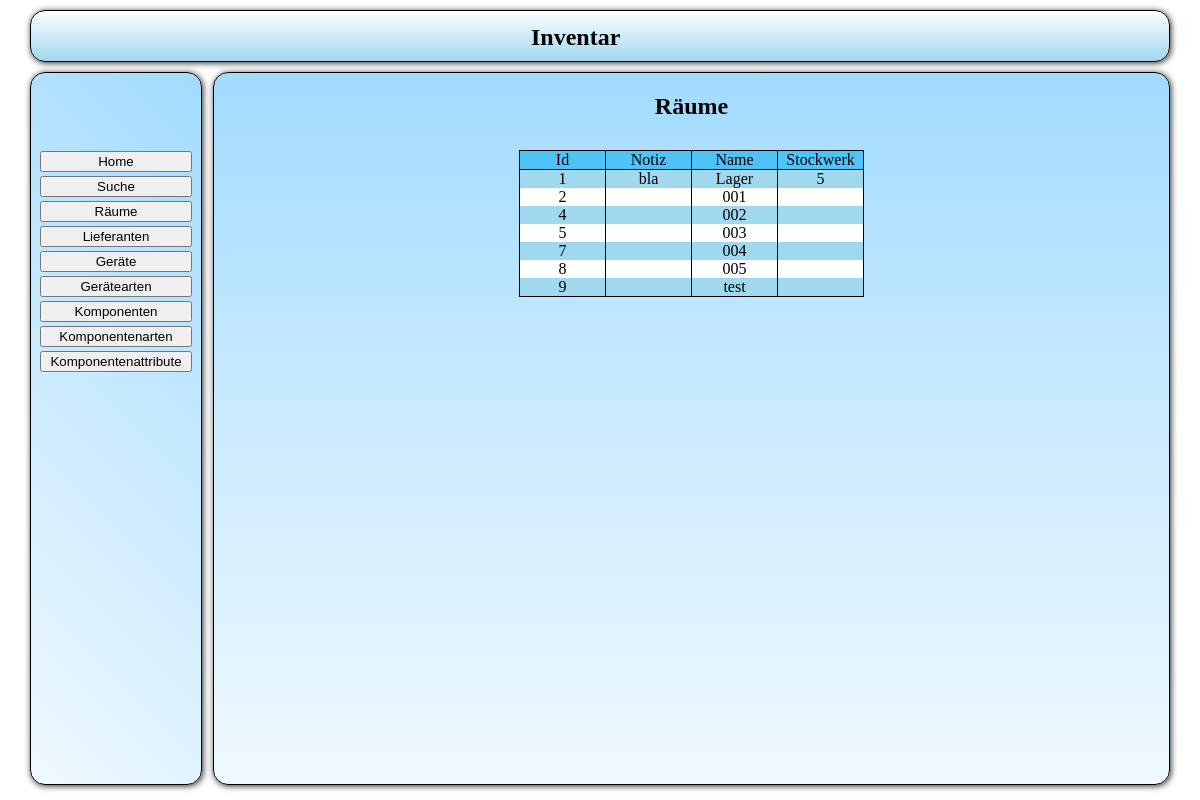
/src/php/fro_Auswahl.php?action=list&table=raeume, run on the app's committed database.
### tables this page shows
CREATE TABLE IF NOT EXISTS `tbl_raeume` (
`raum_id` int(11) NOT NULL,
  `raum_notiz` text,
  `raum_name` text,
  `raum_stockwerk` text
);

### src/lib/plotting/forms.php (called while the page is built, shortened)
<?php
function get($key, $default)
{
    if(isset($_GET[$key]))
    {
	return htmlspecialchars($_GET[$key]);
    }
}

### src/php/sql_get.php (called while the page is built, shortened)
<?php
function func_a_getRaeume()
{
    $txt_sql_statement = "SELECT * FROM tbl_raeume;";
    $a_sql_ausgabe = array();
    $a_sql_result = mysql_query($txt_sql_statement)
            or die ("Anfrage Fehlgeschlagen");
    while($a_sql_cache = mysql_fetch_assoc($a_sql_result))
    {
	$a_sql_ausgabe[] = $a_sql_cache;
    }
    return $a_sql_ausgabe;
}

### src/php/log_Liste.php (the view, shortened to what this page needs)
<?php
echo "<h2 align='center'>".$sTitel."</h2>";
$oTabelle = new \utility\tables\table();
$oTabelle->start(false, "liste");
$oTabelle->startRow();
foreach ($aErgebnis_attribute as $mAttribut)
{
    $oTabelle->addCell($mAttribut);
}
foreach ($aErgebnisse as $aErgebnis)
{
    foreach ($aErgebnis as $sIndex => $mData)
    {
	echo $mData;
    }
}

### src/css/main.css (style rules this page uses)
body { padding: 0; margin: 0; }

### data on the page
tbl_raeume: raum_id "1", raum_notiz "bla", raum_name "Lager", raum_stockwerk "5"
tbl_raeume: raum_id "2", raum_name "001"
tbl_raeume: raum_id "4", raum_name "002"
tbl_raeume: raum_id "5", raum_name "003"
tbl_raeume: raum_id "7", raum_name "004"
tbl_raeume: raum_id "8", raum_name "005"
tbl_raeume: raum_id "9", raum_name "test"

### other printed values
$sTitel "Räume"
$string "Id"
$string "Notiz"
$string "Name"
$string "Stockwerk"
